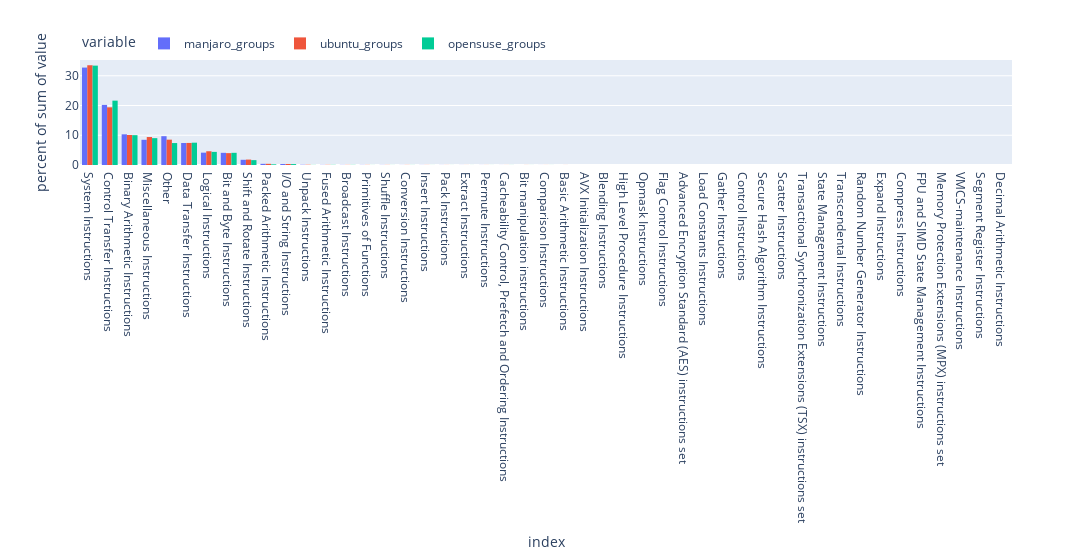

The code cell stored with this chart in its notebook:
### Markdown cell above
### Build a histogram of the total instruction group usage

### Code cell
total_groups_histogram(width=2000)

### Figure 1 — Plotly figure (JSON) as saved in the notebook; plotly's stock layout.template omitted (floating-point values rounded to 4 significant figures)
{"data": [{"alignmentgroup": "True", "bingroup": "x", "histfunc": "sum", "histnorm": "percent", "hovertemplate": "variable=manjaro_groups<br>index=%{x}<br>percent of sum of value=%{y}<extra></extra>", "legendgroup": "manjaro_groups", "marker": {"color": "#636efa", "pattern": {"shape": ""}}, "name": "manjaro_groups", "offsetgroup": "manjaro_groups", "orientation": "v", "showlegend": true, "type": "histogram", "x": ["System Instructions", "Control Transfer Instructions", "Binary Arithmetic Instructions", "Miscellaneous Instructions", "Other", "Data Transfer Instructions", "Logical Instructions", "Bit and Byte Instructions", "Shift and Rotate Instructions", "Packed Arithmetic Instructions", "I/O and String Instructions", "Unpack Instructions", "Fused Arithmetic Instructions", "Broadcast Instructions", "Primitives of Functions", "Shuffle Instructions", "Conversion Instructions", "Insert Instructions", "Pack Instructions", "Extract Instructions", "Permute Instructions", "Cacheability Control, Prefetch and Ordering Instructions", "Bit manipulation instructions", "Comparison Instructions", "Basic Arithmetic Instructions", "AVX Initialization Instructions", "Blending Instructions", "High Level Procedure Instructions", "Opmask Instructions", "Flag Control Instructions", "Advanced Encryption Standard (AES) instructions set", "Load Constants Instructions", "Gather Instructions", "Control Instructions", "Secure Hash Algorithm Instructions", "Scatter Instructions", "Transactional Synchronization Extensions (TSX) instructions set", "State Management Instructions", "Transcendental Instructions", "Random Number Generator Instructions", "Expand Instructions", "Compress Instructions", "FPU and SIMD State Management Instructions", "Memory Protection Extensions (MPX) instructions set", "VMCS-maintenance Instructions", "Segment Register Instructions", "Decimal Arithmetic Instructions"], "xaxis": "x", "y": [81240349, 50110348, 25583013, 21024438, 24024003, 18331345, 10286098, 10148528, 4337705, 968492, 831277, 231957, 132239, 118624, 115161, 95978, 66197, 76682, 63293, 54078, 48590, 38363, 26991, 32599, 20988, 23217, 12649, 11303, 9035, 3510, 4169, 2817, 3010, 2316, 1465, 979, 189, 192, 82, 22, 48, 32, 9, 8, 4, 3, 0], "yaxis": "y"}, {"alignmentgroup": "True", "bingroup": "x", "histfunc": "sum", "histnorm": "percent", "hovertemplate": "variable=ubuntu_groups<br>index=%{x}<br>percent of sum of value=%{y}<extra></extra>", "legendgroup": "ubuntu_groups", "marker": {"color": "#EF553B", "pattern": {"shape": ""}}, "name": "ubuntu_groups", "offsetgroup": "ubuntu_groups", "orientation": "v", "showlegend": true, "type": "histogram", "x": ["System Instructions", "Control Transfer Instructions", "Binary Arithmetic Instructions", "Miscellaneous Instructions", "Other", "Data Transfer Instructions", "Logical Instructions", "Bit and Byte Instructions", "Shift and Rotate Instructions", "Packed Arithmetic Instructions", "I/O and String Instructions", "Unpack Instructions", "Fused Arithmetic Instructions", "Broadcast Instructions", "Primitives of Functions", "Shuffle Instructions", "Conversion Instructions", "Insert Instructions", "Pack Instructions", "Extract Instructions", "Permute Instructions", "Cacheability Control, Prefetch and Ordering Instructions", "Bit manipulation instructions", "Comparison Instructions", "Basic Arithmetic Instructions", "AVX Initialization Instructions", "Blending Instructions", "High Level Procedure Instructions", "Opmask Instructions", "Flag Control Instructions", "Advanced Encryption Standard (AES) instructions set", "Load Constants Instructions", "Gather Instructions", "Control Instructions", "Secure Hash Algorithm Instructions", "Scatter Instructions", "Transactional Synchronization Extensions (TSX) instructions set", "State Management Instructions", "Transcendental Instructions", "Random Number Generator Instructions", "Expand Instructions", "Compress Instructions", "FPU and SIMD State Management Instructions", "Memory Protection Extensions (MPX) instructions set", "VMCS-maintenance Instructions", "Segment Register Instructions", "Decimal Arithmetic Instructions"], "xaxis": "x", "y": [65368592, 37802314, 19650068, 18327471, 16604584, 14453327, 9006340, 7774644, 3555984, 772654, 655131, 182848, 123212, 90570, 85975, 75409, 70216, 59227, 46156, 35674, 37921, 33280, 40120, 30912, 23852, 16705, 5424, 12519, 7635, 3500, 2710, 3969, 1864, 3098, 913, 868, 195, 72, 171, 64, 0, 28, 12, 5, 4, 3, 0], "yaxis": "y"}, {"alignmentgroup": "True", "bingroup": "x", "histfunc": "sum", "histnorm": "percent", "hovertemplate": "variable=opensuse_groups<br>index=%{x}<br>percent of sum of value=%{y}<extra></extra>", "legendgroup": "opensuse_groups", "marker": {"color": "#00cc96", "pattern": {"shape": ""}}, "name": "opensuse_groups", "offsetgroup": "opensuse_groups", "orientation": "v", "showlegend": true, "type": "histogram", "x": ["System Instructions", "Control Transfer Instructions", "Binary Arithmetic Instructions", "Miscellaneous Instructions", "Other", "Data Transfer Instructions", "Logical Instructions", "Bit and Byte Instructions", "Shift and Rotate Instructions", "Packed Arithmetic Instructions", "I/O and String Instructions", "Unpack Instructions", "Fused Arithmetic Instructions", "Broadcast Instructions", "Primitives of Functions", "Shuffle Instructions", "Conversion Instructions", "Insert Instructions", "Pack Instructions", "Extract Instructions", "Permute Instructions", "Cacheability Control, Prefetch and Ordering Instructions", "Bit manipulation instructions", "Comparison Instructions", "Basic Arithmetic Instructions", "AVX Initialization Instructions", "Blending Instructions", "High Level Procedure Instructions", "Opmask Instructions", "Flag Control Instructions", "Advanced Encryption Standard (AES) instructions set", "Load Constants Instructions", "Gather Instructions", "Control Instructions", "Secure Hash Algorithm Instructions", "Scatter Instructions", "Transactional Synchronization Extensions (TSX) instructions set", "State Management Instructions", "Transcendental Instructions", "Random Number Generator Instructions", "Expand Instructions", "Compress Instructions", "FPU and SIMD State Management Instructions", "Memory Protection Extensions (MPX) instructions set", "VMCS-maintenance Instructions", "Segment Register Instructions", "Decimal Arithmetic Instructions"], "xaxis": "x", "y": [70003768, 45335105, 21022740, 18916654, 15461454, 15722692, 9239519, 8588840, 3432532, 469127, 631851, 86730, 124983, 108011, 43147, 41528, 55749, 33374, 25273, 28480, 29139, 40893, 31473, 25798, 13310, 17601, 11362, 3422, 7524, 6401, 5520, 1758, 3221, 2120, 1905, 1004, 130, 72, 46, 30, 48, 24, 7, 8, 6, 4, 1], "yaxis": "y"}], "layout": {"barmode": "group", "legend": {"orientation": "h", "title": {"text": "variable"}, "tracegroupgap": 0, "x": 0, "xanchor": "left", "y": 1.02, "yanchor": "bottom"}, "margin": {"t": 60}, "width": 2000, "xaxis": {"anchor": "y", "domain": [0, 1], "title": {"text": "index"}}, "yaxis": {"anchor": "x", "domain": [0, 1], "title": {"text": "percent of sum of value"}}}}
